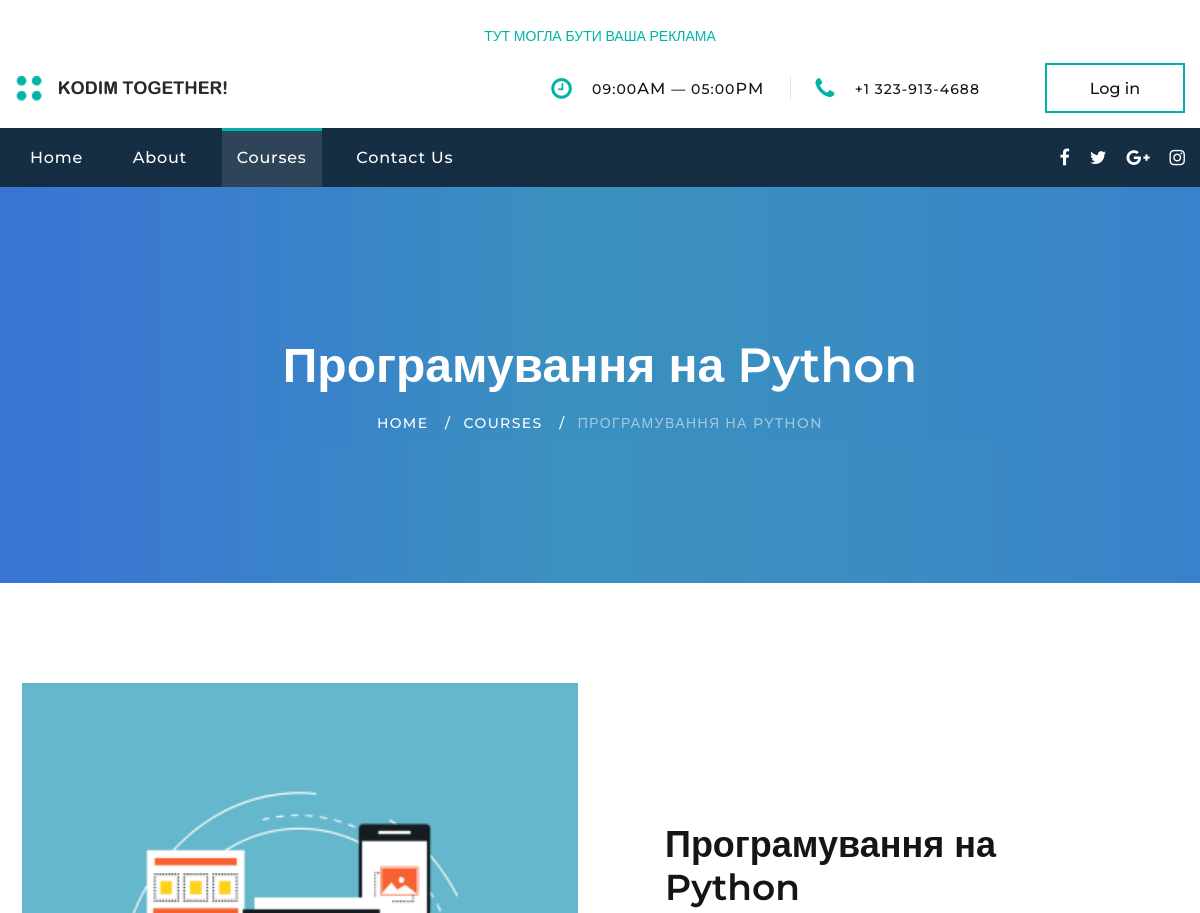
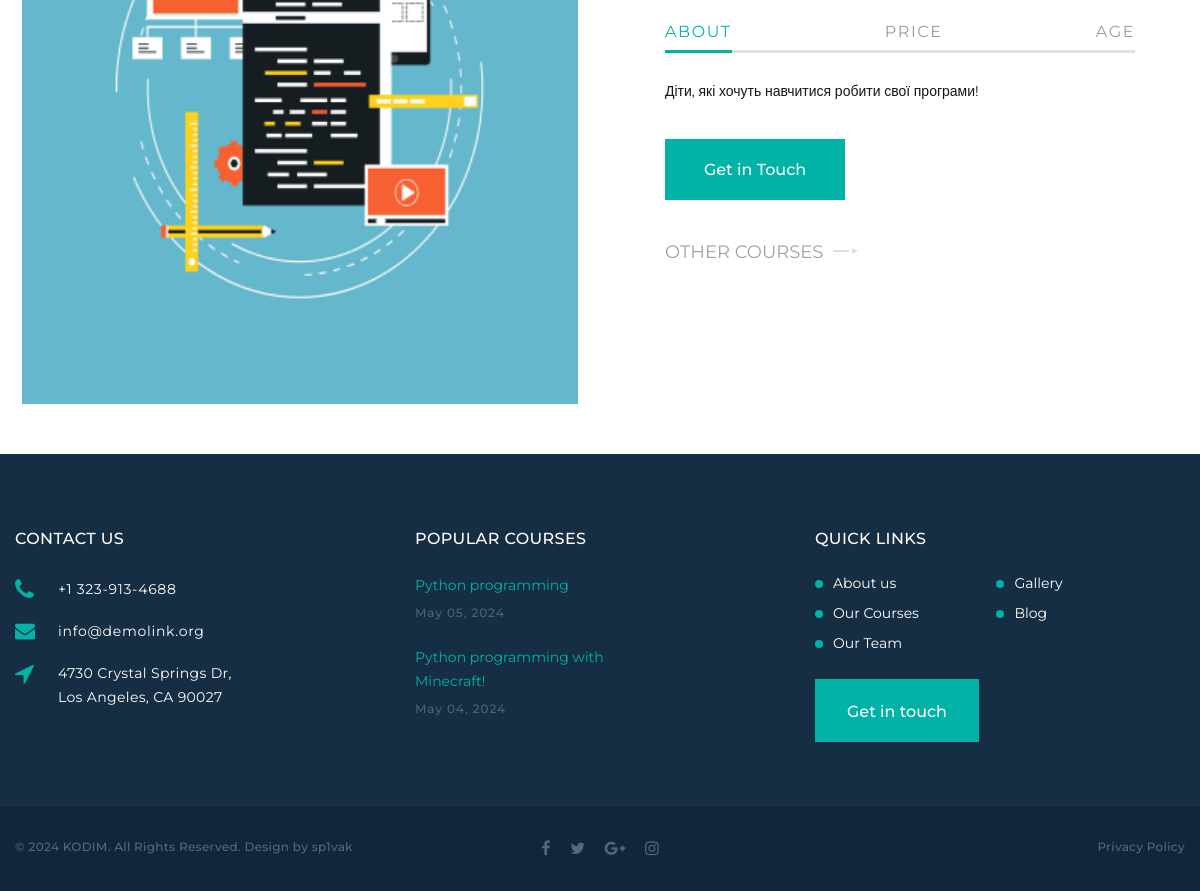
The app's page /course/1/ with its own data (2 pictures, top to bottom).
### Web_1/models.py (models this page shows, shortened)
class Course(models.Model):
    category = models.ForeignKey(Category, on_delete=models.CASCADE,
                                help_text='оберіть категорію',
                                verbose_name='категорія курсу', null = True)
    name = models.CharField(max_length=50, verbose_name='Ім\'я')
    kid_age = models.CharField(max_length=50, verbose_name='Вік учня', null=True)
    price = models.CharField(max_length=50, verbose_name='Вартість', null=True)
    date_price = models.IntegerField(verbose_name='Дата_ціна', null= True)
    image = models.ImageField(verbose_name='Картинка', upload_to="images_courses")
    description = models.CharField(max_length=100, verbose_name='Опис', null = True)
    def display_age(self):
        return ', '.join([a.age for a in self.kid_age.all()])
    display_age.short_description = 'Вік'

### Web_1/views.py (the view)
# urls.py: re_path(r'^course/(?P<id>\d+)/', views.course, name = 'course'),
def course(request, id):
    return render(request, 'course.html', {'course': Course.objects.get(id=id)})

### Web_1/templates/course.html (shortened to what this page needs)
<!DOCTYPE html>
{% extends 'base.html' %}
{% load static %}
{% block content %}
<section class="breadcrumbs-custom-inset">
  <div class="breadcrumbs-custom context-dark bg-overlay-60">
    <div class="container">
      <h2 class="breadcrumbs-custom-title">{{ course.name }}</h2>
      <ul class="breadcrumbs-custom-path">
        <li><a href="/">Home</a></li>
        <li><a href="/courses/">Courses</a></li>
        <li class="active">{{ course.name }}</li>
      </ul>
    </div>
    <div class="box-position" style="background-image: url({% static 'images/breadcrumbs-bg.png' %});"></div>
  </div>
</section>
<section class="section section-sm section-first bg-default text-md-left">
  <div class="container">
    <div class="row row-50 align-items-center justify-content-center justify-content-xl-between">
      <div class="col-lg-6 text-center wow fadeInUp"><img src="{{ course.image.url }}" alt="" width="556" height="382"/>
      </div>
      <div class="col-lg-6 wow fadeInRight" data-wow-delay=".1s">
        <div class="box-width-lg-470">
          <h3>{{ course.name }}</h3>
          <div class="tabs-custom tabs-horizontal tabs-line tabs-line-big tabs-line-style-2 text-center text-md-left" id="tabs-7">
            <ul class="nav nav-tabs">
              <li class="nav-item" role="presentation"><a class="nav-link active" href="#tabs-7-1" data-toggle="tab">About</a></li>
              <li class="nav-item" role="presentation"><a class="nav-link" href="#tabs-7-2" data-toggle="tab">Price</a></li>
              <li class="nav-item" role="presentation"><a class="nav-link" href="#tabs-7-3" data-toggle="tab">Age</a></li>
            </ul>
            <div class="tab-content">
              <div class="tab-pane fade show active" id="tabs-7-1">
                <p>{{ course.description }}</p>
                <div class="group-md group-middle"><a class="button button-secondary button-pipaluk" href="/contact-us/">Get in Touch</a></div>
              </div>
              <a class="link-classic wow fadeInUp" href="/courses/">Other Courses<span></span></a>
            </div>
          </div>
        </div>
      </div>
    </div>
  </div>
</section>
{% endblock %}
{% block navbar %}
  <li class="rd-nav-item"><a class="rd-nav-link" href="/">Home</a>
  </li>
  <li class="rd-nav-item"><a class="rd-nav-link" href="/about/">About</a>
  </li>
  <li class="rd-nav-item active"><a class="rd-nav-link" href="/courses/">Courses</a>
  </li>
  <li class="rd-nav-item"><a class="rd-nav-link" href="/contact-us/">Contact Us</a>
  </li>
{% endblock %}

### records on screen
Course: name "Програмування на Python", name "ПРОГРАМУВАННЯ НА PYTHON", image (picture), description "Діти, які хочуть навчитися робити свої програми!"
